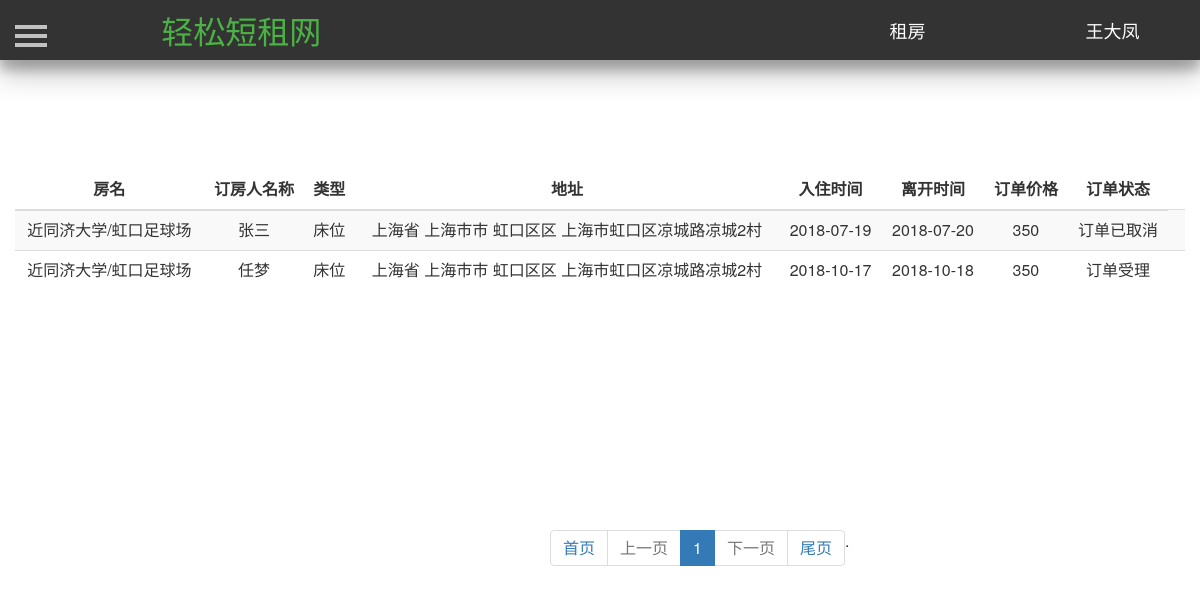
Page /rent_house/ (signed in) on the committed database.
### Renting/models.py (models this page shows, shortened)
class User(db.Model):
    id = db.Column(db.Integer, primary_key=True, autoincrement=True)  # ID 用户唯一的标识
    username = db.Column(db.String(50), unique=True)  # 用户名  唯一   最大50个字符
    password = db.Column(db.String(100))  # 密码   最大100个字符
    phone_number = db.Column(db.Integer, unique=True)  # 手机号码
    email = db.Column(db.String(100), unique=True)  # 邮箱  唯一
    salt = db.Column(db.String(32))  # 密码加盐

class House(db.Model):
    id = db.Column(db.Integer, primary_key=True, autoincrement=True)  # ID 房屋唯一的标识
    house_name = db.Column(db.String(25))  # 房屋名  唯一   最大25个字符
    house_type = db.Column(db.Integer)  # 房屋类型，0表示整租，1表示单间 ，2表示床位
    area = db.Column(db.Integer)  # 房屋面积
    people = db.Column(db.Integer)  # 可住人数
    bedroom = db.Column(db.Integer)  # 卧房数
    toilet = db.Column(db.Integer)  # 卫生间数
    kitchen = db.Column(db.Integer)  # 是否有厨房
    bed = db.Column(db.Integer)  # 床位数
    bed_type = db.Column(db.Integer)  # 床型 0表示单人床  1表示双人床
    price = db.Column(db.Integer)  # 租一天的价格
    description = db.Column(db.String(200))  # 房屋描述
    facility = db.Column(db.String(10))  # 房屋设施，0表示无，1表示有
    province = db.Column(db.String(10))  # 省
    city = db.Column(db.String(10))  # 市
    district = db.Column(db.String(10))  # 地区
    address = db.Column(db.String(100))  # 具体地址
    username = db.Column(db.String(10), db.ForeignKey('user.username'))  # 房屋主人的名字，外键
    status = db.Column(db.Integer)  # 房屋状态，0表示未审核，1表示通过,2表示未通过
    url_one = db.Column(db.String(100))  # 房屋图片
    url_two = db.Column(db.String(100))  # 房屋图片
    url_three = db.Column(db.String(100))  # 房屋图片
    url_four = db.Column(db.String(100))  # 房屋图片
    url_five = db.Column(db.String(100))  # 房屋图片

class Order(db.Model):
    id = db.Column(db.Integer, primary_key=True, autoincrement=True)  # 订单唯一的ID
    house_id = db.Column(db.Integer, db.ForeignKey('house.id'))  # 房屋ID 作为外键
    seller = db.Column(db.String(10), db.ForeignKey('user.username'))  # 房屋的卖家  作为外键
    renter = db.Column(db.String(10), db.ForeignKey('user.username'))  # 房屋租户  作为外键
    start_time = db.Column(db.Date)  # 订单开始时间
    end_time = db.Column(db.Date)  # 订单结束时间
    total_price = db.Column(db.Integer)  # 订单的价格
    status = db.Column(db.Integer)  # 订单状态 0表示订单已取消  1表示订单未受理  2表示订单受理  3表示订单正在取消

### Renting/views.py (the view)
@app.route('/rent_house/', methods={'post', 'get'})
def rent_myhouse():
    username = current_user.username
    result_seller = []
    seller_list = Order.query.filter_by(seller=username, status=0).all()
    seller_list_two = Order.query.filter_by(seller=username, status=2).all()
    for item in seller_list:
        one = {}
        one_house = House.query.filter_by(id=item.house_id).first()
        one['order'] = item
        one['house'] = one_house
        result_seller.append(one)
    for item in seller_list_two:
        one = {}
        one_house = House.query.filter_by(id=item.house_id).first()
        one['order'] = item
        one['house'] = one_house
        result_seller.append(one)
    pager_obj = Pagination(request.args.get("page", 1), len(result_seller), request.path, request.args,
                               per_page_count=7)
    seller_list = result_seller[pager_obj.start:pager_obj.end]
    html = pager_obj.page_html()
    return render_template('rent_house.html', result_seller=seller_list, html=html)

### Renting/models.py (called while the page is built)
@login_manager.user_loader
def load_user(userid):
    return User.query.get(userid)

### Renting/page_utils.py (called while the page is built)
    @property
    def start(self):
        return (self.current_page - 1) * self.per_page_count

    @property
    def end(self):
        return self.current_page * self.per_page_count

### Renting/templates/rent_house.html (shortened to what this page needs)
<!DOCTYPE html>
<html lang="en">
	<head>
        <link href="https://cdn.bootcss.com/bootstrap/3.3.7/css/bootstrap.min.css" rel="stylesheet">
        <link href="/static/css/navigation.css" rel="stylesheet">
        <link href="/static/css/profile.css" rel="stylesheet">
         <link href="/static/css/sidebar.css" rel="stylesheet">
        <link type="text/css" href="/static/css/dialog.css"  rel="stylesheet"/>
	</head>
	<body>
		<header class="header-navigation" id="header">
		<nav>
			<div class="row">
				<div class="col-md-3">
					<a href="/index/"><font color="#4ab344" style="color: rgb(74, 179, 68);" size="6">轻松短租网</font></a>
				</div>
				<div class="col-md-2 title">
					<a href="/mainpage/" target="_blank"><font color="#FFFFFF" style="color: rgb(255, 255, 255);" size="4">租房</font></a>
				</div>
				<div class="col-md-2 title">
					{% if current_user.is_authenticated %}
					<a href="/profile/{{current_user.id}}">
						<font color="#FFFFFF" style="color: rgb(255, 255, 255);" size="4">
							{{current_user.username}}
						</font>
					</a>
					{% else %}
					<a href="/reglogin/">
						<font color="#FFFFFF" style="color: rgb(255, 255, 255);" size="4">
							登陆注册
						</font>
					</a>
					{% endif %}
				</div>
			</div>
		</nav>
		</header>
       <div id="wrapper" style="margin-top=25px">
            <div id="page-content-wrapper">
                <button type="button" class="hamburger is-closed animated fadeInLeft" data-toggle="offcanvas">
                    <span class="hamb-top"></span>
                    <span class="hamb-middle"></span>
                    <span class="hamb-bottom"></span>
                </button>
                <div class="container">
                    <div class="row">
                        <table class="table table-striped" style="margin-top:100px;text-align:center">
                            <thead>
                                <tr>
                                    <th style="text-align:center">房名</th>
                                    <th style="text-align:center">订房人名称</th>
                                    <th style="text-align:center">类型</th>
                                    <th style="text-align:center">地址</th>
                                    <th style="text-align:center">入住时间</th>
                                    <th style="text-align:center">离开时间</th>
                                    <th style="text-align:center">订单价格</th>
                                    <th style="text-align:center">订单状态</th>
                                </tr>
                            </thead>
                            <tbody>
                            {% for item in result_seller: %}
                                <tr>
                                    <td>{{item['house'].house_name}}</td>
                                    <td>{{item['order'].renter}}</td>
                                    {% if item['house'].house_type==0 %}
                                    <td>整租</td>
                                    {% elif item['house'].house_type==1 %}
                                    <td>单间</td>
                                    {% else %}
                                    <td>床位</td>
                                    {% endif %}
                                    <td>{{item['house'].province}}省 {{item['house'].city}}市
                                        {% if item['house'].district !=None %}
                                        {{item['house'].district}}区
                                        {% endif %}
                                        {{item['house'].address}}
                                    </td>
                                    <td>{{item['order'].start_time}}</td>
                                    <td>{{item['order'].end_time}}</td>
                                    <td>{{item['order'].total_price}}</td>
                                    {% if item['order'].status == 0%}
                                    <td>订单已取消<td>
                                    {% elif item['order'].status == 1 %}
                                    <td>订单未受理<td>
                                    {% elif item['order'].status == 2 %}
                                    <td>订单受理<td>
                                    {% elif item['order'].status == 3 %}
                                    <td>订单取消中<td>
                                    {% endif %}
                                </tr>
                            {% endfor %}
                            </tbody>
                        </table>
                    </div>
                </div>
            </div>
        </div>
        <div style="margin-top:200px">
            <ul class="pagination" id="mypage" style="margin-left:550px;">
					{{ html| safe }}
            </ul>
        </div>
    </body>
</html>

### Renting/static/css/navigation.css (style rules this page uses)
.header-navigation { position: fixed; top: 0; width: 100%; height: 60px; line-height: 60px; background-color: #333; text-align: center; box-shadow: 0 14px 28px rgba(0,0,0,0.25), 0 10px 10px rgba(0,0,0,0.22); z-index: 10 }

### Renting/static/css/profile.css (style rules this page uses)
.header-navigation { position: fixed; top: 0; width: 100%; height: 60px; line-height: 60px; background-color: #333; text-align: center; box-shadow: 0 14px 28px rgba(0,0,0,0.25), 0 10px 10px rgba(0,0,0,0.22); z-index: 9990; }

### Renting/static/css/sidebar.css (style rules this page uses)
body { position: relative; overflow-x: hidden; }
body, html { height: 100%; background-color: #FFFFFF !important; }
#wrapper { -moz-transition: all 0.5s ease; -o-transition: all 0.5s ease; -webkit-transition: all 0.5s ease; padding-left: 0; transition: all 0.5s ease; }
#page-content-wrapper { padding-top: 70px; width: 100%; }
.hamburger { background: transparent; border: none; display: block; height: 32px; margin-left: 15px; position: fixed; top: 20px; width: 32px; z-index: 9999; }
.hamburger.is-closed:before { -webkit-transform: translate3d(0, 0, 0); -webkit-transition: all 0.35s ease-in-out; color: #ffffff; content: ''; display: block; font-size: 14px; line-height: 32px; opacity: 0; text-align: center; width: 100px; }
.hamburger.is-closed .hamb-top { -webkit-transition: all 0.35s ease-in-out; background-color: rgba(255, 255, 255, 0.7); top: 5px; }
.hamburger.is-closed .hamb-middle { background-color: rgba(255, 255, 255, 0.7); margin-top: -2px; top: 50%; }
.hamburger.is-closed .hamb-bottom { -webkit-transition: all 0.35s ease-in-out; background-color: rgba(255, 255, 255, 0.7); bottom: 5px; }
.hamburger.is-closed .hamb-top, .hamburger.is-closed .hamb-middle, .hamburger.is-closed .hamb-bottom, .hamburger.is-open .hamb-top, .hamburger.is-open .hamb-middle, .hamburger.is-open .hamb-bottom { height: 4px; left: 0; position: absolute; width: 100%; }

### Renting/static/css/dialog.css (style rules this page uses)
body, html { font-size: 100%; margin: 0; }
*,:after,:before { box-sizing:border-box }
input, button { outline: none; border: none; }

### rows in the picture
User: username "王大凤"
House: house.house_name "近同济大学/虹口足球场" "近同济大学/虹口足球场", house.province "上海" "上海", house.city "上海市" "上海市", house.district "虹口区" "虹口区", house.address "上海市虹口区凉城路凉城2村" "上海市虹口区凉城路凉城2村"
Order: order.renter "张三", order.start_time "2018-07-19", order.end_time "2018-07-20", order.total_price "350"
Order: order.renter "任梦", order.start_time "2018-10-17", order.end_time "2018-10-18", order.total_price "350"

### other values in the picture
{{ html| safe }} "首页 上一页 1 下一页 . 尾页"
